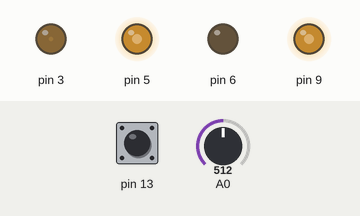
Recording of a sketch running on a simulated Arduino Uno, built with avr-gcc and run on an emulated ATmega328P. Parts: output pins drawn as LEDs (lit = HIGH). Dashed ring = blinking. The test bench sets the inputs (shaded band); at power-on: A0 = 512, pin 13 HIGH.

Above: at 2.2 s.
2.3 s: A0 set to 716
At 2.8 s:
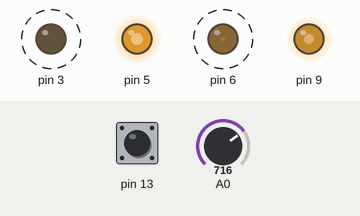
5.3 s: pin 13 pulled LOW for 1 s
At 7.7 s:
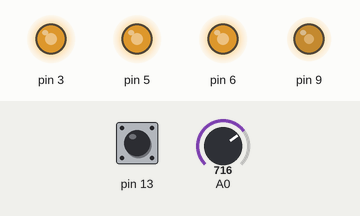
8.3 s: A0 set to 900
At 9.0 s:
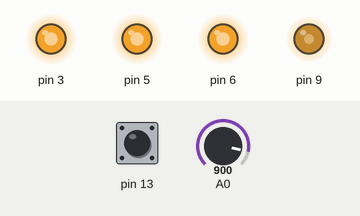
9.8 s: A0 set to 122
At 10.4 s:
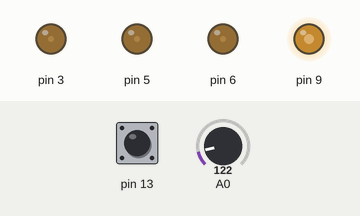
11.3 s: A0 set to 0
At 12.5 s:
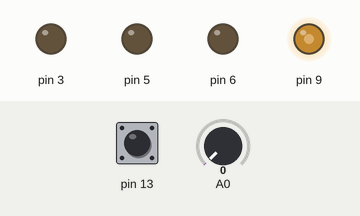
12.8 s: A0 set to 306
Timing chart, 0 to 20.0 s (numbered marks = the images above; inputs shaded):
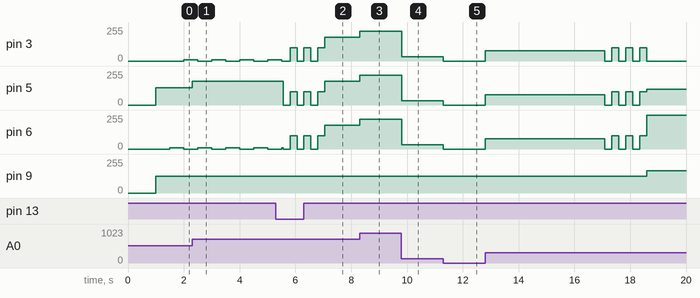

Measured:
- after the input at 2.3 s, pin 5: 128/255 → 179/255 at once
- after the input at 5.3 s, pin 5: 179/255 → 0/255 after 0.26 s, then repeats every 0.50 s: 100/255 0.25 s, 0/255 0.25 s, until it stays 179/255 from 7.1 s
- after the input at 8.3 s, pin 3, pin 5, pin 6: 179/255 → 225/255 at once
- after the input at 9.8 s, pin 3, pin 5, pin 6: 225/255 → 31/255 at once
- after the input at 11.3 s, pin 3, pin 5, pin 6: 31/255 → 0/255 at once
- by itself, pin 3: repeats every 0.50 s: 100/255 0.25 s, 0/255 0.25 s, until it stays 179/255 from 7.1 s
- by itself, pin 6: repeats every 0.50 s: 0/255 0.25 s, 100/255 0.25 s, until it stays 179/255 from 7.1 s

The sketch:

game.ino
```cpp
#include "dbs-pressure-game.h"

DbsPressureGame s;

void setup() {
  Serial.begin(9600);
  s.CalibrateBias();
}

void loop() {
  s.HandleFlow();
}
```
